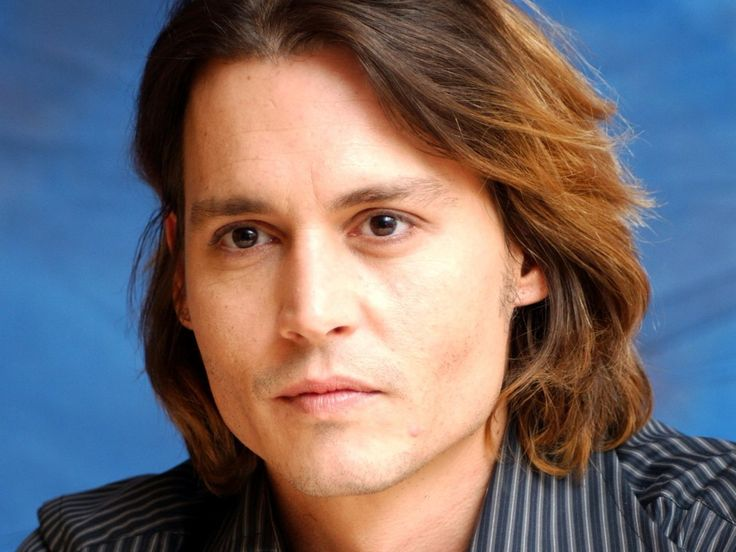
#> input picture johnnydepp.jpg, 736 x 552 px, given in place of the camera
$ python datasetcreater.py
#> lines starting #> are read from the running program, lines starting #| are printed output that depends on the picture; after the words box and inside, x2 and y2 are one past the last pixel; in counts of white or black regions, pixels touching at a corner belong together
import cv2
import numpy as np

# Load HAAR face classifier
face_classifier = cv2.CascadeClassifier('haarcascade_frontalface_default.xml')

# Load functions
def face_extractor(img):
    # Function detects faces and returns the cropped face
    # If no face detected, it returns the input image

    gray = cv2.cvtColor(img,cv2.COLOR_BGR2GRAY)
    faces = face_classifier.detectMultiScale(gray, 1.3, 5)

    if faces is ():
        return None

    # Crop all faces found
    for (x,y,w,h) in faces:
        cropped_face = img[y:y+h, x:x+w]

    return cropped_face

# Initialize Webcam
cap = cv2.VideoCapture(0)
count = 0

# Collect 100 samples of your face from webcam input
while True:

    ret, frame = cap.read()
#> frame is the input picture: shape (552, 736, 3); mean B, G, R 110, 107.2, 117.4
    if face_extractor(frame) is not None:
#> in face_extractor, `gray = cv2.cvtColor(img,cv2.COLOR_BGR2GRAY)`:
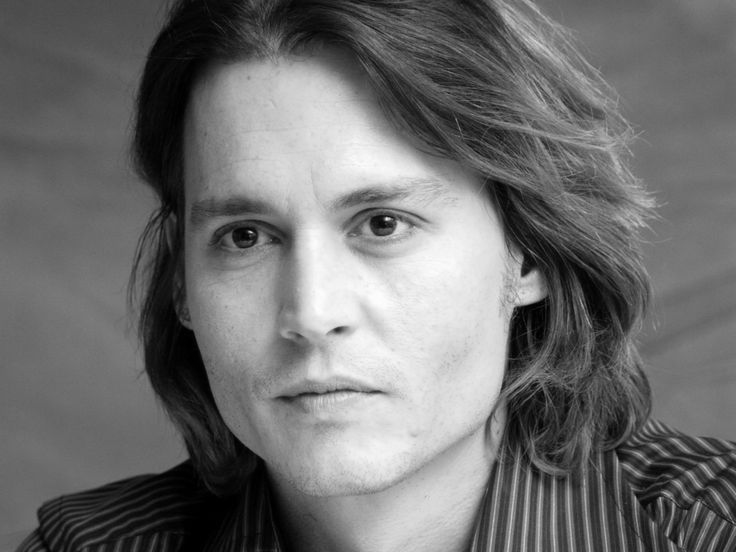
#> gray: shape (552, 736); min 0, max 253, mean 110.6
#> in face_extractor, `faces = face_classifier.detectMultiScale(gray, 1.3, 5)`: faces = [[130, 93, 366, 366]]
#> the loop in face_extractor, `for (x,y,w,h) in faces:` made 1 pass
#> pass 1, in face_extractor, `cropped_face = img[y:y+h, x:x+w]`:
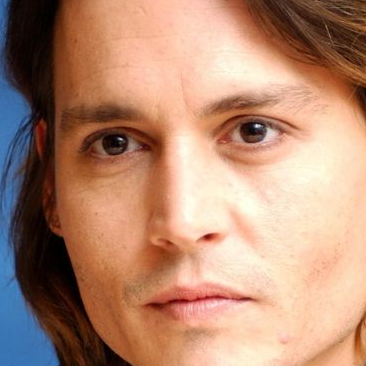
#> cropped_face: shape (366, 366, 3); mean B, G, R 114.8, 137.6, 180
        count += 1
#> count = 1
        face = cv2.resize(face_extractor(frame), (200, 200))
#> the loop in face_extractor (call 2), `for (x,y,w,h) in faces:` made 1 pass
        face = cv2.cvtColor(face, cv2.COLOR_BGR2GRAY)
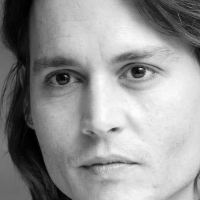
#> face: shape (200, 200); min 0, max 253, mean 147.5

        # Save file in specified directory with unique name
        #file_name_path = './faces/user/' + str(count) + '.jpg'
        file_name_path = 'trainoface\\'+str(count)+'.jpg'
#> file_name_path = 'trainoface\\1.jpg'
        cv2.imwrite(file_name_path, face)

        # Put count on images and display live count
        cv2.putText(face, str(count), (50, 50), cv2.FONT_HERSHEY_COMPLEX, 1, (0,255,0), 2)
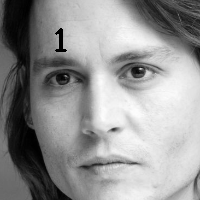
#> face: shape (200, 200); 0.31% of pixels changed, all inside (x1, y1, x2, y2) = (55, 28, 67, 52)
        cv2.imshow('Face Cropper', face)

    else:
        print("Face not found")
        pass

    if cv2.waitKey(1) == 13 or count == 100: #13 is the Enter Key
#> (key Esc is pressed here)
        break

cap.release()
cv2.destroyAllWindows()
print("Collecting Samples Complete")
